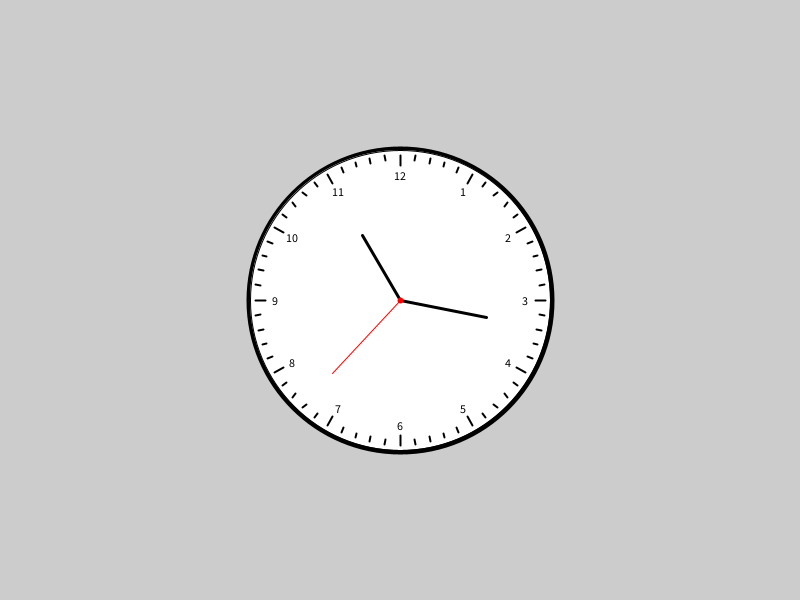
Frame 1 (no input)
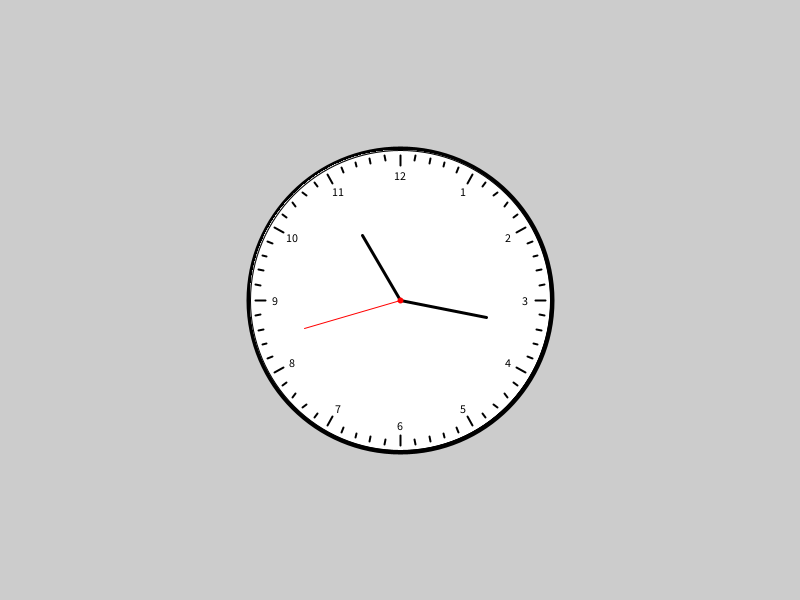
Frame 60 (the mouse pressed at the canvas centre just before this capture)
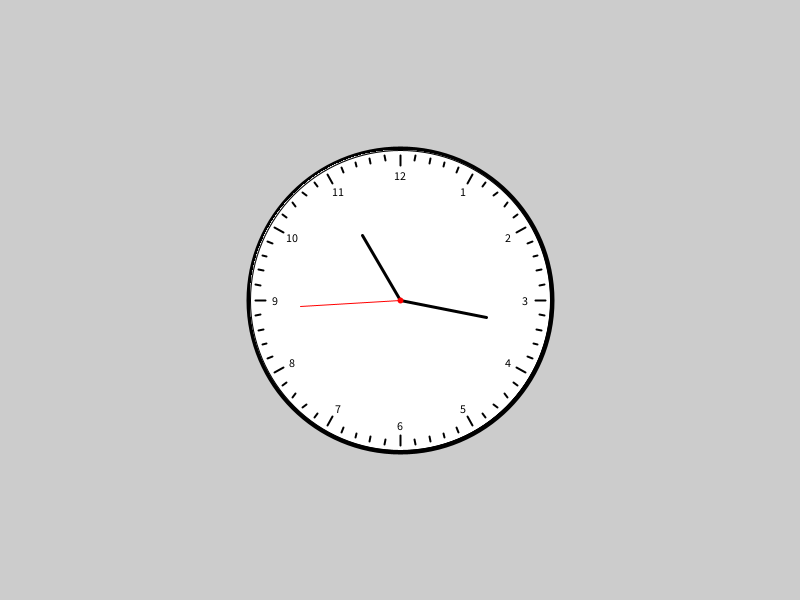
Frame 120 (the mouse held since frame 60 and released just before this capture)

The Processing sketch that drew these frames (run headless with seeded random() and noise(); from frame 60 on, the mouse is pressed at the canvas centre):

// Processing sketch: clock
// ── clock.pde
void settings() {
  size(displayWidth/2, displayHeight/2);
  pixelDensity(displayDensity());
}

float startTime;
float startSec;
void setup() {
  frameRate(30);
  startTime = millis();
  startSec = second();
  int centerX = width/2;
  int centerY = height/2;
  int r = height/4;
  strokeWeight(8);
  stroke(0);
  circle(centerX, centerY, (r)*2);
}
void draw() {
  
  float sec = float(Math.round((((((millis()-startTime)%60_000)/1000)+startSec)%60)*1000))/1000;
    
  colorMode(HSB, 360, 100, 100);
  int r = height/4;
  float rad_s_m = PI/30;
  float rad_h = PI/6;
  int centerX = width/2;
  int centerY = height/2;
  
  strokeWeight(1);
  fill(color(0,0,100));
  stroke(0);
  circle(centerX, centerY, (r)*2);
  
  strokeWeight(2);
  stroke(0);
  for (int s = 0; s <= 60; s++) {
    if (s%5!=0)
      line((centerX)+(sin((s)*rad_s_m))*(r-10), (centerY)-(cos((s)*rad_s_m))*(r-10), (centerX)+(sin((s)*rad_s_m))*(r-5), (centerY)-(cos((s)*rad_s_m))*(r-5));
  }
  
  for (int i = 1; i <=12;i++) {
    fill(0);
    stroke(0);
    textAlign(CENTER, CENTER);
    text(i,(centerX)+(sin((i)*rad_h)*(r-25)), (centerY)-(cos((i)*rad_h)*(r-25)));
    line((centerX)+(sin((i)*rad_h)*(r-15)), (centerY)-(cos((i)*rad_h)*(r-15)),(centerX)+(sin((i)*rad_h)*(r-5)), (centerY)-(cos((i)*rad_h)*(r-5)));
  }
  
  stroke(0);
  strokeWeight(3);
  line(centerX, centerY, (centerX)+(sin(minute()*rad_s_m)*(r/1.7)), (centerY)-(cos(minute()*rad_s_m)*(r/1.75)));
  line(centerX, centerY, (centerX)+(sin((hour()%12)*rad_h)*(r/2)), (centerY)-(cos((hour()%12)*rad_h)*(r/2)));
  
  
  strokeWeight(1);
  stroke(color(0, 100, 100));
  line(centerX, centerY, (centerX)+(sin(sec*rad_s_m)*(r/1.5)), (centerY)-(cos(sec*rad_s_m)*(r/1.5)));
  
  strokeWeight(6);
  point(centerX, centerY);
}
